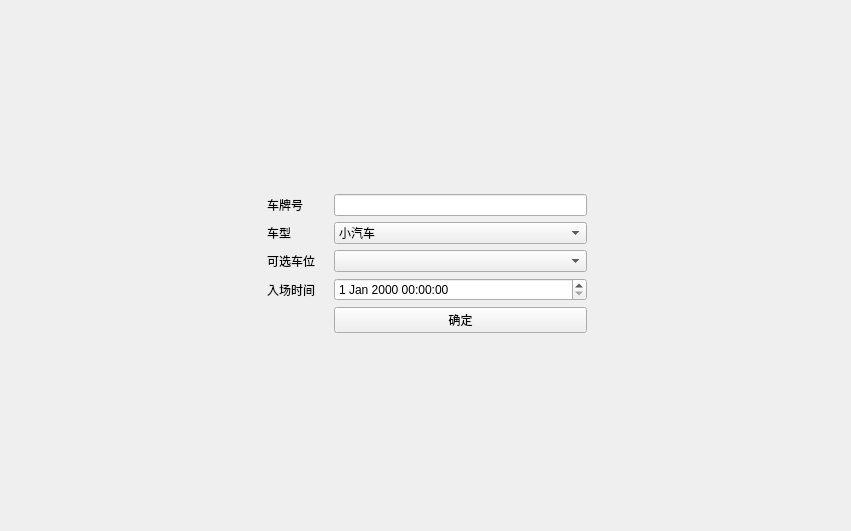
<?xml version="1.0" encoding="UTF-8"?>
<ui version="4.0">
 <class>addCar</class>
 <widget class="QWidget" name="addCar">
  <property name="geometry">
   <rect>
    <x>0</x>
    <y>0</y>
    <width>851</width>
    <height>531</height>
   </rect>
  </property>
  <property name="windowTitle">
   <string>Form</string>
  </property>
  <widget class="QWidget" name="gridLayoutWidget">
   <property name="geometry">
    <rect>
     <x>0</x>
     <y>0</y>
     <width>841</width>
     <height>521</height>
    </rect>
   </property>
   <layout class="QGridLayout" name="gridLayout">
    <item row="6" column="5">
     <widget class="QLabel" name="label_7">
      <property name="text">
       <string/>
      </property>
     </widget>
    </item>
    <item row="4" column="7">
     <widget class="QComboBox" name="position"/>
    </item>
    <item row="5" column="4">
     <widget class="QLabel" name="label_8">
      <property name="text">
       <string>入场时间</string>
      </property>
     </widget>
    </item>
    <item row="4" column="5">
     <widget class="QLabel" name="label_3">
      <property name="text">
       <string/>
      </property>
     </widget>
    </item>
    <item row="3" column="4">
     <widget class="QLabel" name="label_2">
      <property name="text">
       <string>车型</string>
      </property>
     </widget>
    </item>
    <item row="4" column="0">
     <spacer name="horizontalSpacer">
      <property name="orientation">
       <enum>Qt::Horizontal</enum>
      </property>
      <property name="sizeHint" stdset="0">
       <size>
        <width>40</width>
        <height>20</height>
       </size>
      </property>
     </spacer>
    </item>
    <item row="5" column="7">
     <widget class="QDateTimeEdit" name="dateTimeEdit"/>
    </item>
    <item row="2" column="4">
     <widget class="QLabel" name="label">
      <property name="text">
       <string>车牌号</string>
      </property>
     </widget>
    </item>
    <item row="6" column="7">
     <widget class="QPushButton" name="yesBtn">
      <property name="text">
       <string>确定</string>
      </property>
     </widget>
    </item>
    <item row="4" column="4">
     <widget class="QLabel" name="label_4">
      <property name="text">
       <string>可选车位</string>
      </property>
     </widget>
    </item>
    <item row="3" column="7">
     <widget class="QComboBox" name="size">
      <item>
       <property name="text">
        <string>小汽车</string>
       </property>
      </item>
      <item>
       <property name="text">
        <string>小卡</string>
       </property>
      </item>
      <item>
       <property name="text">
        <string>中卡</string>
       </property>
      </item>
      <item>
       <property name="text">
        <string>大卡</string>
       </property>
      </item>
     </widget>
    </item>
    <item row="0" column="5">
     <widget class="QLabel" name="label_5">
      <property name="text">
       <string/>
      </property>
     </widget>
    </item>
    <item row="6" column="11">
     <spacer name="horizontalSpacer_2">
      <property name="orientation">
       <enum>Qt::Horizontal</enum>
      </property>
      <property name="sizeHint" stdset="0">
       <size>
        <width>40</width>
        <height>20</height>
       </size>
      </property>
     </spacer>
    </item>
    <item row="2" column="7">
     <widget class="QLineEdit" name="plate">
      <property name="text">
       <string/>
      </property>
     </widget>
    </item>
    <item row="4" column="1">
     <widget class="QLabel" name="label_6">
      <property name="text">
       <string/>
      </property>
     </widget>
    </item>
    <item row="7" column="7">
     <spacer name="verticalSpacer">
      <property name="orientation">
       <enum>Qt::Vertical</enum>
      </property>
      <property name="sizeHint" stdset="0">
       <size>
        <width>20</width>
        <height>40</height>
       </size>
      </property>
     </spacer>
    </item>
    <item row="0" column="7">
     <spacer name="verticalSpacer_2">
      <property name="orientation">
       <enum>Qt::Vertical</enum>
      </property>
      <property name="sizeHint" stdset="0">
       <size>
        <width>20</width>
        <height>40</height>
       </size>
      </property>
     </spacer>
    </item>
   </layout>
  </widget>
 </widget>
 <resources/>
 <connections/>
</ui>
